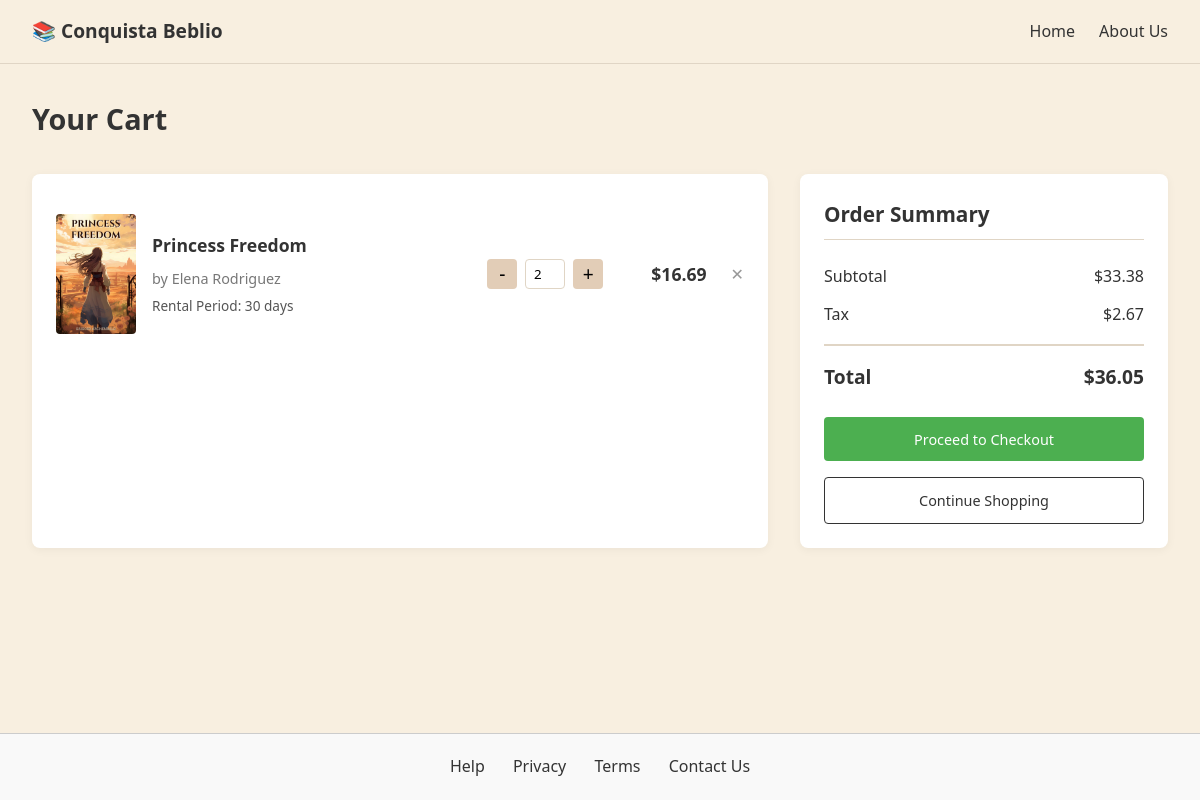
Before: /cart/ (signed in) with the older database file.
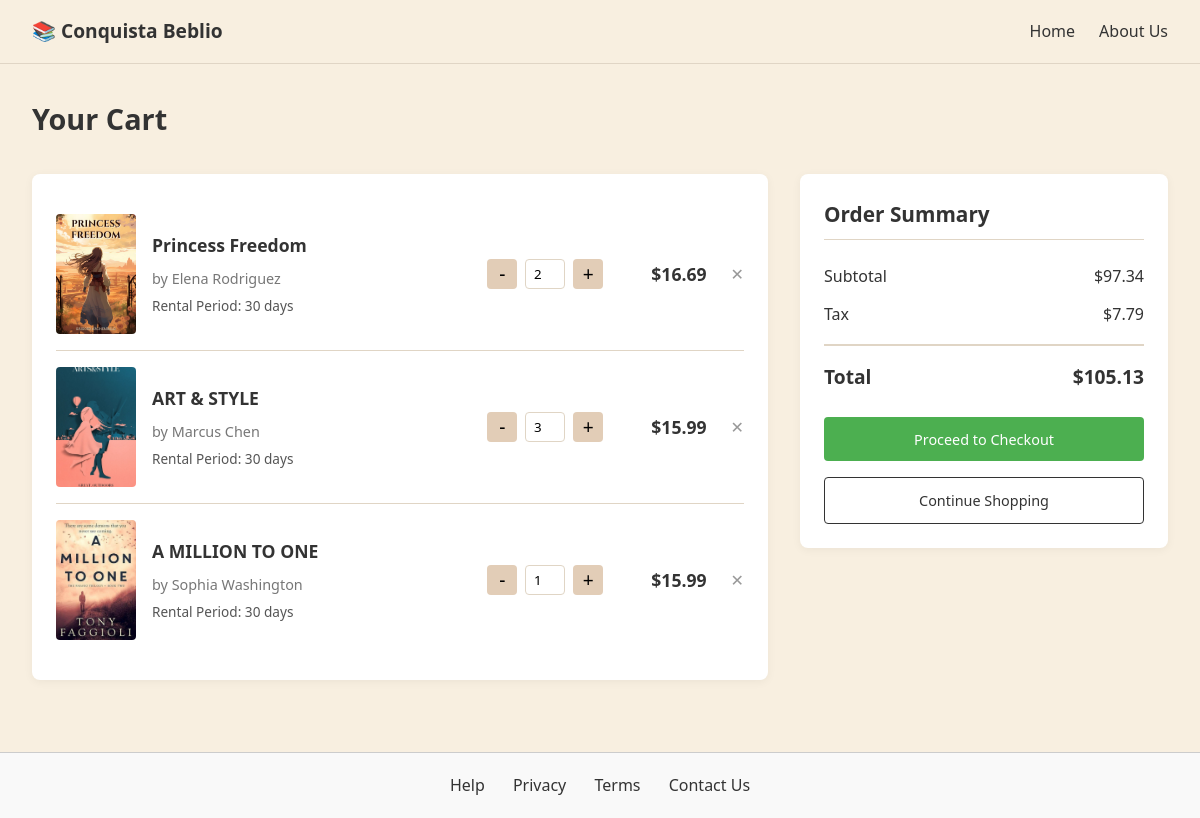
After: the same page with the newer database file.
### beblio/models.py (models this page shows, shortened)
class Cart(models.Model):
    user = models.ForeignKey(User, on_delete=models.CASCADE)
    book = models.ForeignKey(Book, on_delete=models.CASCADE)
    quantity = models.IntegerField(default=1)

class Book(models.Model):
    title = models.CharField(max_length=200, null=True)
    author = models.CharField(max_length=100)
    isbn = models.CharField(max_length=13, unique=True)
    pages = models.IntegerField()
    cover_image = models.URLField(blank=True, null=True)
    language = models.CharField(max_length=30)
    tags = models.ManyToManyField('tags', blank=True)
    description = models.TextField(blank=True, null=True)
    rating = models.DecimalField(max_digits=3, decimal_places=2, blank=True, null=True)
    publisher = models.CharField(max_length=100, blank=True, null=True)
    published_date = models.DateField(blank=True, null=True)
    in_stock = models.BooleanField(default=True)
    review = models.ManyToManyField('review', blank=True)
    quote = models.TextField(blank=True, null=True)
    genre = models.TextField(blank=True, null=True)
    price = models.FloatField(blank=True, null=True)

### beblio/views.py (the view)
# urls.py: path('cart/', views.cart, name='cart'),
@csrf_exempt
def cart(request):
    user_id = request.session.get('user_id')
    if not user_id:
        return render(request, 'beblio/Cart.html')
    try:
        user = User.objects.get(user_id=user_id)
        cart_items = Cart.objects.filter(user=user).select_related('book')
        subtotal = sum(Decimal(str(item.book.price or 0)) * Decimal(str(item.quantity)) for item in cart_items)
        tax = subtotal * Decimal(str(TAX_RATE))
        total = subtotal + tax
        context = {
            'cart_items': cart_items,
            'subtotal': subtotal,
            'tax': tax,
            'total': total,
        }
        return render(request, 'beblio/Cart.html', context)
    except User.DoesNotExist:
        return render(request, 'beblio/Cart.html')
    except Exception as e:
        print(f"Error loading cart: {str(e)}")
        return render(request, 'beblio/Cart.html', {'error': str(e)})

### templates/beblio/Cart.html (shortened to what this page needs)
{% load static %}
<!DOCTYPE html>
<html lang="en">
<head>
    <link rel="stylesheet" href="{% static 'css/cart.css' %}">
    <link rel="stylesheet" href="{% static 'css/cart-icon.css' %}">
</head>
<body>
    <header>
        <div class="logo">📚 Conquista Beblio</div>
        <nav>
            <ul>
                <li><a href="{% url 'index' %}">Home</a></li>
                <li><a href="{% url 'aboutUs' %}">About Us</a></li>
            </ul>
        </nav>
    </header>
    <main>
        <div class="container">
            <h1>Your Cart</h1>
            <div class="cart-container">
                <div class="cart-items">
                    {% if cart_items and cart_items|length > 0 %}
                        {% for item in cart_items %}
                        <div class="cart-item" data-id="{{ item.id }}">
                            <div class="book-cover">
                                <img src="{% static 'images/bookList/' %}{{ item.book.cover_image|default:'placeholder.jpg' }}" alt="{{ item.book.title }}">
                            </div>
                            <div class="book-info">
                                <h3>{{ item.book.title }}</h3>
                                <p class="author">by {{ item.book.author }}</p>
                                <p class="rental-period">Rental Period: 30 days</p>
                            </div>
                            <div class="quantity-control">
                                <button class="quantity-btn minus">-</button>
                                <input type="number" value="{{ item.quantity }}" min="1" class="quantity-input">
                                <button class="quantity-btn plus">+</button>
                            </div>
                            <div class="book-price">${{ item.book.price|floatformat:2 }}</div>
                            <button class="remove-btn">✕</button>
                        </div>
                        {% endfor %}
                    {% else %}
                        <div class="empty-cart-message">Your cart is empty</div>
                    {% endif %}
                </div>
                <div class="cart-summary">
                    <h2 class="section-title">Order Summary</h2>
                    <div class="price-summary">
                        <div class="price-row">
                            <span>Subtotal</span>
                            <span>${{ subtotal|default:'0.00'|floatformat:2 }}</span>
                        </div>
                        <div class="price-row">
                            <span>Tax</span>
                            <span>${{ tax|default:'0.00'|floatformat:2 }}</span>
                        </div>
                        <div class="price-total">
                            <span>Total</span>
                            <span>${{ total|default:'0.00'|floatformat:2 }}</span>
                        </div>
                    </div>
                    <button class="btn btn-primary checkout-btn" {% if not cart_items %}disabled{% endif %}>Proceed to Checkout</button>
                    {% url 'book_list' as book_list_url %}
                    <button class="btn btn-outline continue-btn" onclick="window.location.href='{{ book_list_url }}'">Continue Shopping</button>
                </div>
            </div>
        </div>
    </main>
    <footer class="footer">
        <div>
          <a href="{% url 'help' %}">Help</a>
          <a href="{% url 'privacyPolicy' %}">Privacy</a>
          <a href="{% url 'termsOfUse' %}">Terms</a>
          <a href="{% url 'contactUs' %}">Contact Us</a>
        </div>
    </footer>
</body>
</html>

Changed rows visible on the page:
added Cart: book.cover_image (picture), book "ART & STYLE", book.author "Marcus Chen", quantity "3", book.price "15.99"
added Cart: book.cover_image (picture), book "A MILLION TO ONE", book.author "Sophia Washington", quantity "1", book.price "15.99"
Other visible differences:
{{ subtotal|default:'0.00'|floatformat:2 }}: "33.38" → "97.34"
{{ tax|default:'0.00'|floatformat:2 }}: "2.67" → "7.79"
{{ total|default:'0.00'|floatformat:2 }}: "36.05" → "105.13"
